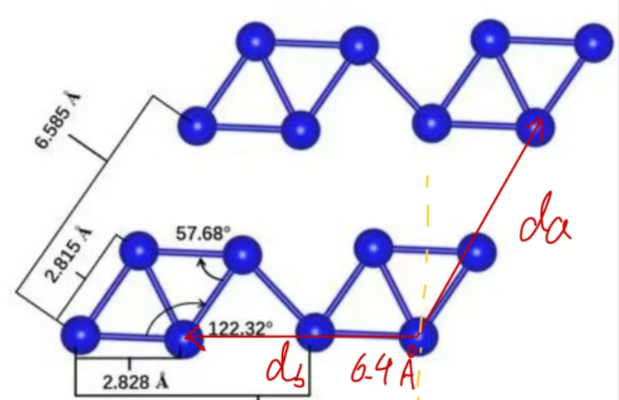
#> input picture src/tools/analysis/dadb_ref.jpg, 1238 x 800 px (shown at 1/2 size)
$ python -i visualize_debug.py   (imports and definitions only)
#> lines starting #> are read from the running program, lines starting #| are printed output that depends on the picture
#!/usr/bin/env python3
"""
Purpose: Generate visual debug overlays for ReS2 stacking-analysis outputs. The
script draws detected atom positions, optional per-layer lattice vectors, and
optional slip/flip-slip alignment checks from classifier/interlayer CSV files.
It writes PNG overlays and JSON diagnostics without changing analysis results,
using --sideA_A as the default field-of-view side length when paths do not
contain a physical-size tag.
Related files: src/tools/res2_stacking_analysis/classify_bilayers.py,
src/tools/res2_stacking_analysis/analyze_interlayer.py,
src/tools/res2_stacking_analysis/single_layer_lattice.py, and atoms JSON files
under a res2_stacking atoms directory.
CLI usage: python src/tools/res2_stacking_analysis/visualize_debug.py --root
outputs/separation/ReS2_0 --stacking_csv outputs/res2_stacking.csv
--atoms_dir outputs/res2_stacking_atoms --interlayer_csv outputs/interlayer.csv
--out_dir outputs/res2_debug (arguments: --root=input folders;
--stacking_csv=classifier CSV; --atoms_dir=atom JSON directory;
--interlayer_csv=optional interlayer CSV used for alignment checks).
"""

from __future__ import annotations

import argparse
import csv
import json
import math
import sys
from pathlib import Path
from typing import Any, Dict, Iterable, List, Optional, Tuple

import numpy as np
from PIL import Image, ImageDraw

_REPO_ROOT = Path(__file__).resolve().parents[3]
if str(_REPO_ROOT) not in sys.path:
    sys.path.insert(0, str(_REPO_ROOT))

from src.tools.res2_stacking_analysis.atoms import AtomDetectConfig  # noqa: E402
from src.tools.res2_stacking_analysis.single_layer_lattice import run_single_layer_lattice_pipeline  # noqa: E402


# [55 lines left out: functions _read_csv_rows, _load_atoms_index, _load_points, _parse_vec, _row_float, not called in this run]


def _as_rgb_canvas(image_path: Path, scale: float = 4.0) -> Image.Image:
#> called with image_path = '../analysis/dadb_ref.jpg', scale = 4
    img = Image.open(image_path).convert("L")
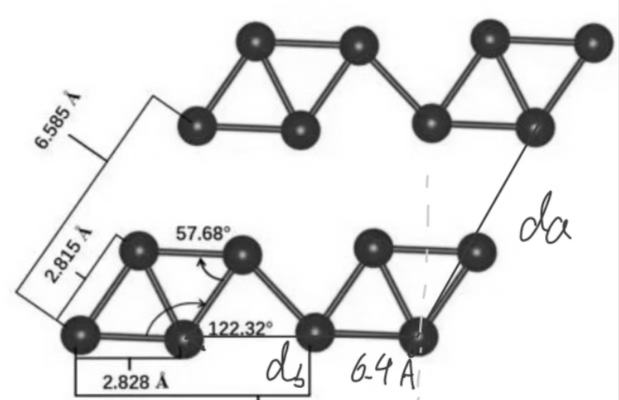
#> img: PIL image 1238x800 L (shown at 1/2 size); min 7, max 255, mean 224.9
    if abs(float(scale) - 1.0) > 1e-9:
        w, h = img.size
#> w = 1238; h = 800
        img = img.resize((int(round(w * scale)), int(round(h * scale))), Image.Resampling.BILINEAR)
#> img: PIL image 4952x3200 L
    return img.convert("RGB")


# [223 lines left out: functions _draw_points, _draw_arrow, _unit, _reflect_points_about_axis, _write_layer_debug_json, _write_layer_overlay and 3 more, not called in this run]


# [2 lines not run here, left out]

>>> result = _as_rgb_canvas('../analysis/dadb_ref.jpg')
